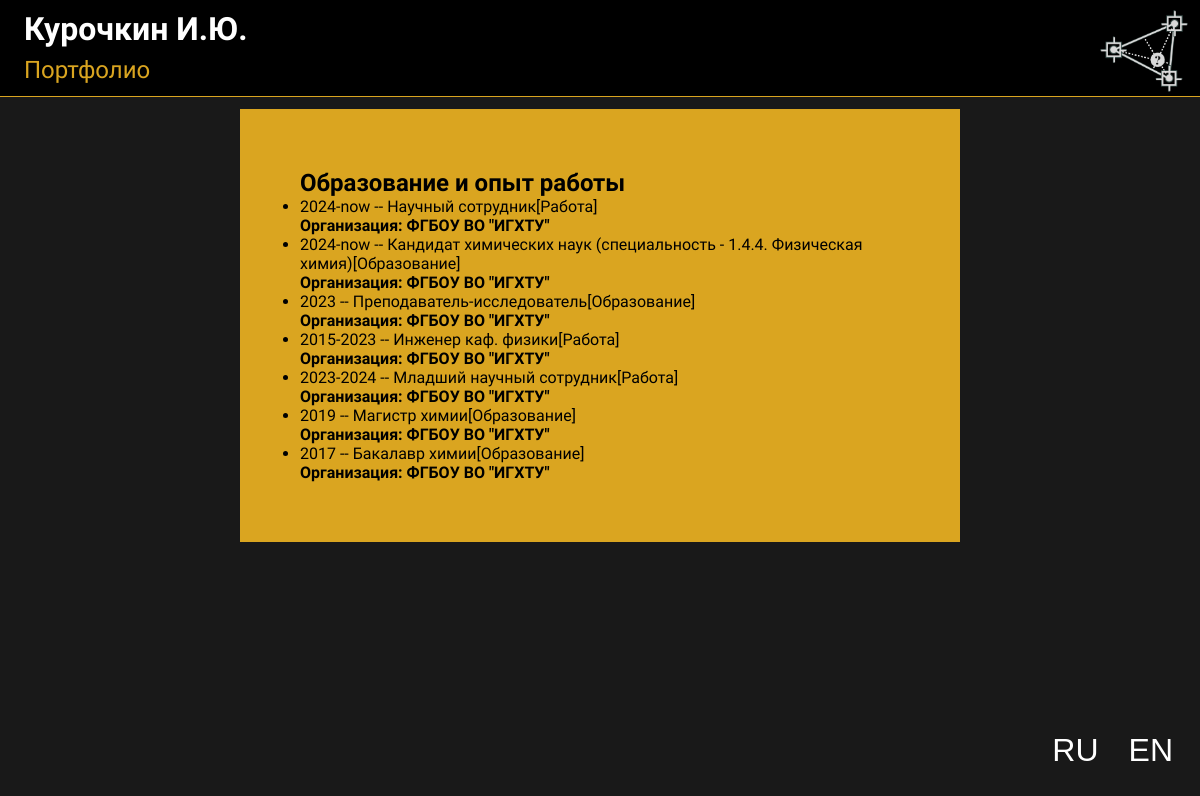
Page /edu on the committed database.
### title/models.py (models this page shows, shortened)
class EducationWork(models.Model):
    date = models.CharField(max_length=20, verbose_name='Date')
    position = models.CharField(max_length=255, verbose_name='position')
    position_en = models.CharField(max_length=255, verbose_name='position_en', blank=True, null=True)
    organisation = models.CharField(max_length=255, verbose_name='organisation_name')
    organisation_en = models.CharField(max_length=255, verbose_name='organisation_name_en', blank=True, null=True)
    last_actual_year = models.IntegerField(verbose_name='last_actual_year', blank=True, null=True)
    type = models.CharField(max_length=40, verbose_name='type', blank=True, null=True)
    type_en = models.CharField(max_length=40, verbose_name='type_en', blank=True, null=True)
    class Meta:
        verbose_name = 'EducationWork'
        verbose_name_plural = 'EducationWork'
        ordering = ['-last_actual_year']

### title/views.py (the view)
# urls.py: path('edu', views.EducationWorkView.as_view(), name='edu'),
class EducationWorkView(ListView):
    model = EducationWork
    template_name = 'title/education_work.html'

### title/templates/title/education_work.html
{% extends 'base.html' %}
{% load static %}
{% block Edu %}
    <div class="publications_style">
    <h2>Образование и опыт работы</h2>
    <ul>
        {% for s in object_list %}
            <li>{{ s.date }} -- {{ s.position }}[{{ s.type }}]<br> <b>Организация: {{ s.organisation }}</b> </li>
        {% endfor %}
    </ul>
    </div>
    <div class="lang_button"><a href="/edu"><button>RU</button></a><a href="/edu/en"><button>EN</button></a></div>
{% endblock %}

### title/static/title/css/style2.css (style rules this page uses)
* { margin: 0; padding: 0; }
body { background: rgba(25, 25, 25, 1); width: 100%; font-family: "Tektur", sans-serif; color: white; }
.publications_style { color: black; background: goldenrod; margin-top: 1%; margin-left: 20%; margin-right: 20%; width: 50%; padding: 5%; text-align: left; }
.lang_button { position: absolute; bottom: 2%; right: 1%; }
.lang_button a button { text-decoration: none; color: white; padding: 15px; font-size: 4vh; cursor: pointer; background-color: transparent; outline: none; border: 0; transition: background 9999999s; }

### rows in the picture
EducationWork: date "2024-now", position "Научный сотрудник", type "Работа", organisation "ФГБОУ ВО \"ИГХТУ\""
EducationWork: date "2024-now", position "Кандидат химических наук (специальность - 1.4.4. Физическая химия)", type "Образование", organisation "ФГБОУ ВО \"ИГХТУ\""
EducationWork: date "2023", position "Преподаватель-исследователь", type "Образование", organisation "ФГБОУ ВО \"ИГХТУ\""
EducationWork: date "2015-2023", position "Инженер каф. физики", type "Работа", organisation "ФГБОУ ВО \"ИГХТУ\""
EducationWork: date "2023-2024", position "Младший научный сотрудник", type "Работа", organisation "ФГБОУ ВО \"ИГХТУ\""
EducationWork: date "2019", position "Магистр химии", type "Образование", organisation "ФГБОУ ВО \"ИГХТУ\""
EducationWork: date "2017", position "Бакалавр химии", type "Образование", organisation "ФГБОУ ВО \"ИГХТУ\""
